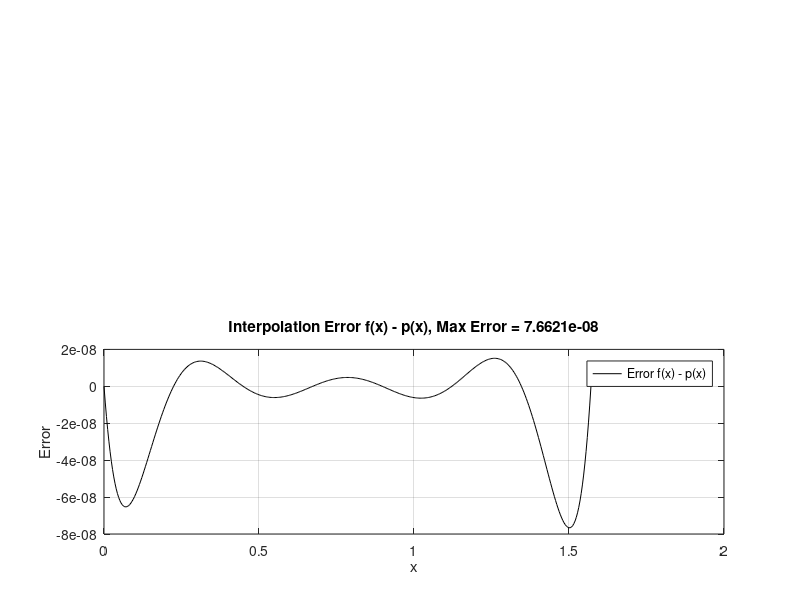

MATLAB code for this plot:
clc; clear; close all

% Define the function and interval
f = @(x) sin(x);
a = 0;
b = pi/2;

% Number of interpolation points (change this value to any number)
n_points = 8;

% Generate equally spaced interpolation points
x_points = linspace(a, b, n_points);
y_points = f(x_points);

% Define the x range for plotting
x = linspace(a, b, 400);
y = f(x);

% Initialize the interpolating polynomial
p = zeros(size(x));

% Calculate the Lagrange basis polynomials and construct the interpolating polynomial
for i = 1:n_points
    % Calculate the i-th Lagrange basis polynomial
    L_i = ones(size(x));
    for j = 1:n_points
        if j ~= i
            L_i = L_i .* (x - x_points(j)) / (x_points(i) - x_points(j));
        end
    end
    % Add the contribution of the i-th basis polynomial to the interpolating polynomial
    p = p + y_points(i) * L_i;
end

% Plot the original function and the interpolating polynomial
figure;
hold on;
plot(x, y, 'b-', 'DisplayName', 'sin(x)');
plot(x, p, 'r--', 'DisplayName', 'Interpolating Polynomial p(x)');
plot(x_points, y_points, 'ko', 'MarkerFaceColor', 'k', 'DisplayName', 'Interpolation Points');
xlabel('x');
ylabel('y');
title(['Interpolation of sin(x) using Lagrange Polynomial with ', num2str(n_points), ' Points']);
legend show;
grid on;
hold off;
% Compute the interpolation error
error = y - p;
max_actual_error  = max(abs(error));

% Plot the interpolation error
subplot(2, 1, 2);
plot(x, error, 'k-', 'DisplayName', 'Error f(x) - p(x)');
xlabel('x');
ylabel('Error');
title(['Interpolation Error f(x) - p(x), Max Error = ', num2str(max_actual_error )]);
legend show;
grid on;
% Calculate the maximum error term
product_term = ones(size(x));
for i = 1:n_points
    product_term = product_term .* (x - x_points(i));
end
% Since the function is sin(x), the fourth derivative is sin(x) again
% The maximum value of sin(x) in [0, pi/2] is 1
max_f_derivative = 1;
factorial_term = factorial(n_points);
error_term = abs(product_term * max_f_derivative / factorial_term);

% Evaluate the maximum error estimate across the x range
max_error_estimate = max(error_term);

% Display the results
disp(['Maximum error estimate (upper bound) from Newton’s formula: ', num2str(max_error_estimate)]);
disp(['Actual maximum interpolation error: ', num2str(max_actual_error)]);
